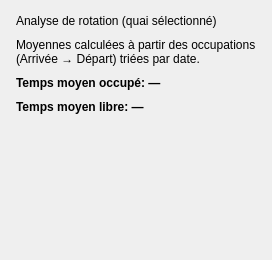
           <widget class="QFrame" name="rotCard">
            <property name="minimumSize"><size><width>0</width><height>260</height></size></property>
            <property name="frameShape"><enum>QFrame::NoFrame</enum></property>
            <layout class="QVBoxLayout" name="rotCardLayout" stretch="0,0,0,0,1">
             <property name="spacing"><number>10</number></property>
             <property name="leftMargin"><number>16</number></property>
             <property name="topMargin"><number>14</number></property>
             <property name="rightMargin"><number>16</number></property>
             <property name="bottomMargin"><number>14</number></property>
             <item>
              <widget class="QLabel" name="rotTitle">
               <property name="text"><string>Analyse de rotation (quai sélectionné)</string></property>
              </widget>
             </item>
             <item>
              <widget class="QLabel" name="rotSub">
               <property name="text"><string>Moyennes calculées à partir des occupations (Arrivée → Départ) triées par date.</string></property>
               <property name="wordWrap"><bool>true</bool></property>
              </widget>
             </item>
             <item>
              <widget class="QLabel" name="rotationOcc">
               <property name="text"><string>Temps moyen occupé: —</string></property>
               <property name="font"><font><bold>true</bold></font></property>
              </widget>
             </item>
             <item>
              <widget class="QLabel" name="rotationLibre">
               <property name="text"><string>Temps moyen libre: —</string></property>
               <property name="font"><font><bold>true</bold></font></property>
              </widget>
             </item>
             <item>
              <spacer name="rotStretch">
               <property name="orientation"><enum>Qt::Vertical</enum></property>
               <property name="sizeHint" stdset="0"><size><width>0</width><height>0</height></size></property>
              </spacer>
             </item>
            </layout>
           </widget>
